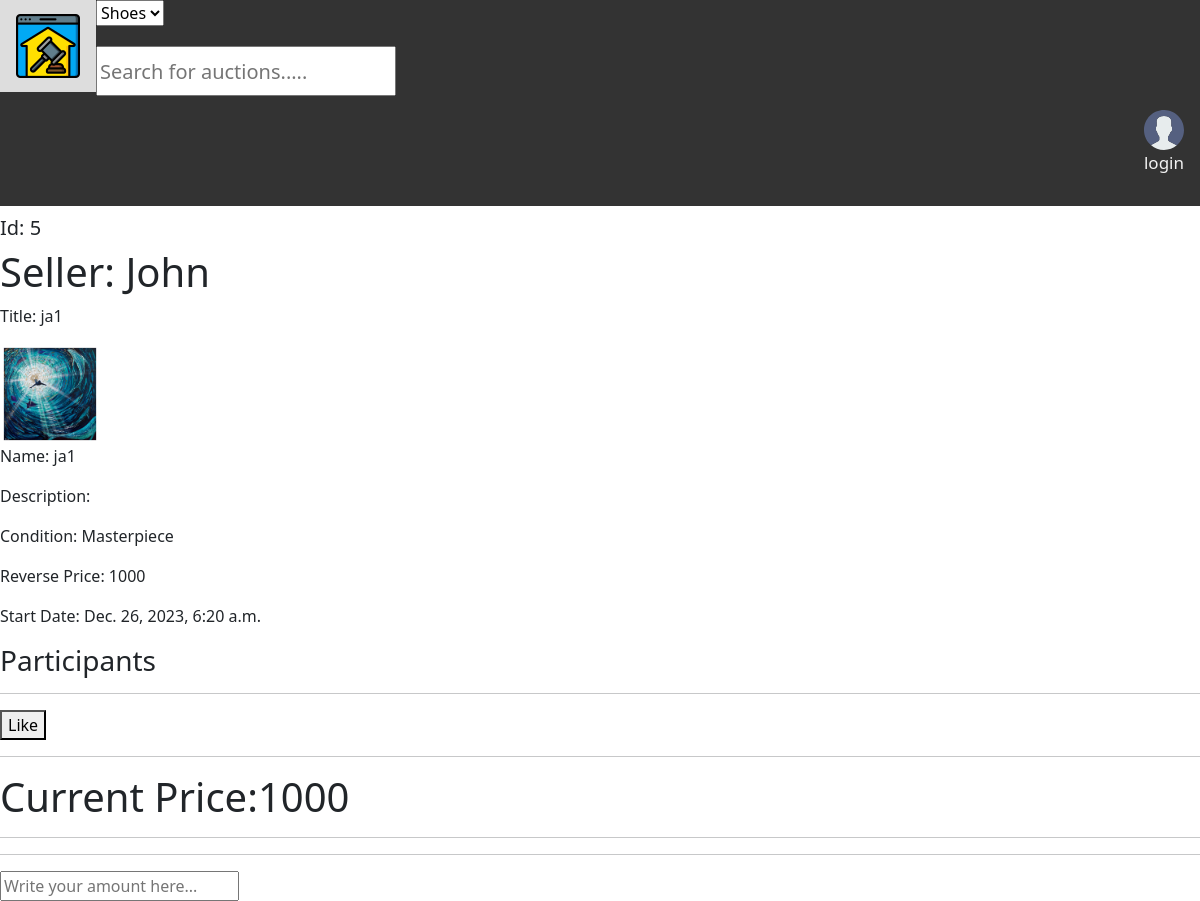
The app's page /item_detail/5, older data.
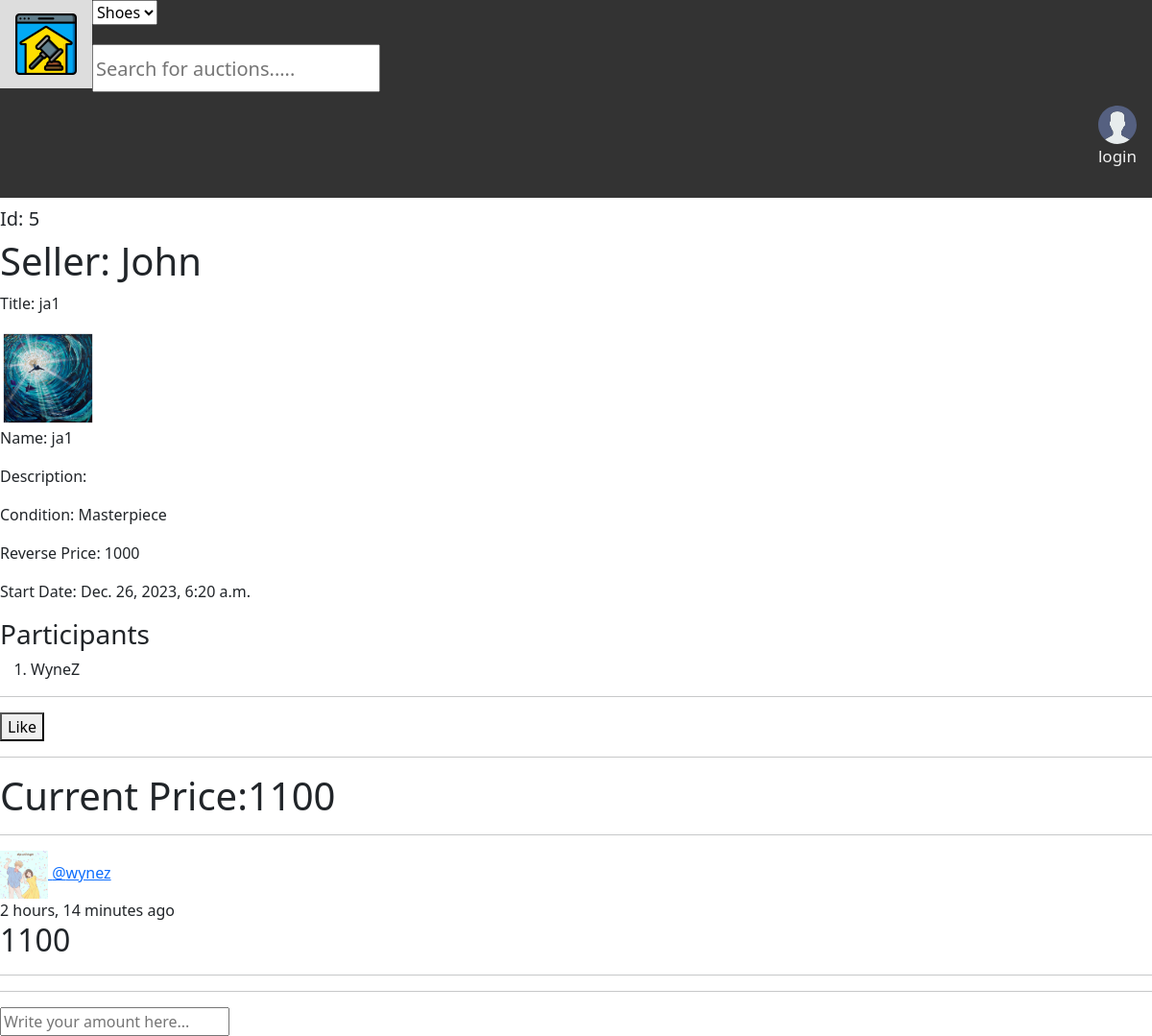
The same page, newer data.
### app_reg_login/models.py (models this page shows, shortened)
class ImageTable(models.Model):
    item = models.ForeignKey(Item, on_delete=models.CASCADE)
    image_url = models.ImageField(upload_to='images/', null=False)

class Item(models.Model):
    seller = models.ForeignKey(User, on_delete=models.SET_NULL, null=True)
    participants = models.ManyToManyField(User, related_name='participants', blank=True)
    liked_users = models.ManyToManyField(User, related_name='liked_users', blank=True)
    like_count = models.IntegerField(default=0)
    title = models.CharField(max_length=100, null=False)
    category = models.CharField(max_length=100, null=True)
    item_name = models.CharField(max_length=200, null=False)
    description = models.TextField(null=True, blank=True)
    reverse_price = models.IntegerField(null=False)
    highest_price = models.IntegerField(null=True, default=0)
    item_condition = models.CharField(max_length=100, null=True, blank=False)
    start_date = models.DateTimeField(auto_now_add=True)
    class Meta:
        ordering = ['-start_date']

class User(AbstractUser):
    name = models.CharField(max_length=200, null=True)
    email = models.EmailField(unique=True, null=True)
    phone = models.CharField(max_length=11)
    address = models.CharField(max_length=200, null=True)
    registered_date = models.DateTimeField(auto_now_add=True)
    avatar = models.ImageField(null=True, default="avatar.svg")
    USERNAME_FIELD = 'email'
    REQUIRED_FIELDS = ['username']

class Bids(models.Model):
    bidder = models.ForeignKey(User, on_delete=models.CASCADE)
    item = models.ForeignKey(Item, on_delete=models.CASCADE)
    amount = models.IntegerField(null=False)
    created = models.DateTimeField(auto_now_add=True)
    class Meta:
        ordering = ['-created']

### app_reg_login/views.py (the view, shortened to what this page needs)
# urls.py: path('item_detail/<str:pk>', views.item_detail, name="item_detail"),
def item_detail(request, pk):
    item = Item.objects.get(id=pk)
    images = ImageTable.objects.filter(item=item)
    item_bids = item.bids_set.all()
    participants = item.participants.all()
    print("167 Auctioneers:", participants, type(participants))
    if item.highest_price == 0:
        item.highest_price = item.reverse_price
    context = {'item': item, 'images': images, 'bids': item_bids, 'participants': participants}
    return render(request, 'app_reg_login/item_details.html', context)

### app_reg_login/templates/app_reg_login/item_details.html (shortened to what this page needs)
{% extends 'base.html' %}
{% block content %}
    <h5>Id: {{ item.id }}</h5>
    <h1>Seller: {{ item.seller.name }}</h1>
    <p>Title: {{ item.title }}</p>
    {% for image in images %}
        <img src="{{ image.image_url.url }}" style="width: 100px; height: 100px">
    {% endfor %}
    <p>Name: {{ item.item_name }}</p>
    <p>Description: {{ item.description }}</p>
    <p>Condition: {{ item.item_condition }}</p>
    <p>Reverse Price: {{ item.reverse_price }}</p>
    <p>Start Date: {{ item.start_date }}</p>
    <h3>Participants</h3>
    <ol>
        {% for participant in participants %}
            <li>{{ participant.name }}</li>
        {% endfor %}
    </ol>
    <hr>
    <a href="">
        <button>Like</button>
    </a>
    <hr>
    <h1>Current Price:{{ item.highest_price }}</h1>
    <hr>
    {% for bid in bids %}
        <a href="{% url 'profile' bid.bidder.id %}">
            <img src="{{ bid.bidder.avatar.url }}" style="width: 50px; height: 50px">
            <span>@{{ bid.bidder.username }}</span>
        </a><br>
        <span>{{ bid.created|timesince }} ago</span><br>
        <h2>{{ bid.amount }}</h2>
        <hr>
    {% endfor %}
    <hr>
    {% if request.user != item.seller %}
    	<form action="" method="POST">
            <input type="number" name="amount" placeholder="Write your amount here..." />
        </form>
    {% endif %}
{% endblock %}

Row changes from the older to the newer data that the page shows:
changed Item "ja1": highest_price "1000" → "1100"
now on this page (row edited): User: name "WyneZ"
added Bids: bidder.avatar (picture), bidder.username "wynez", created "2 hours, 14 minutes", amount "1100"
